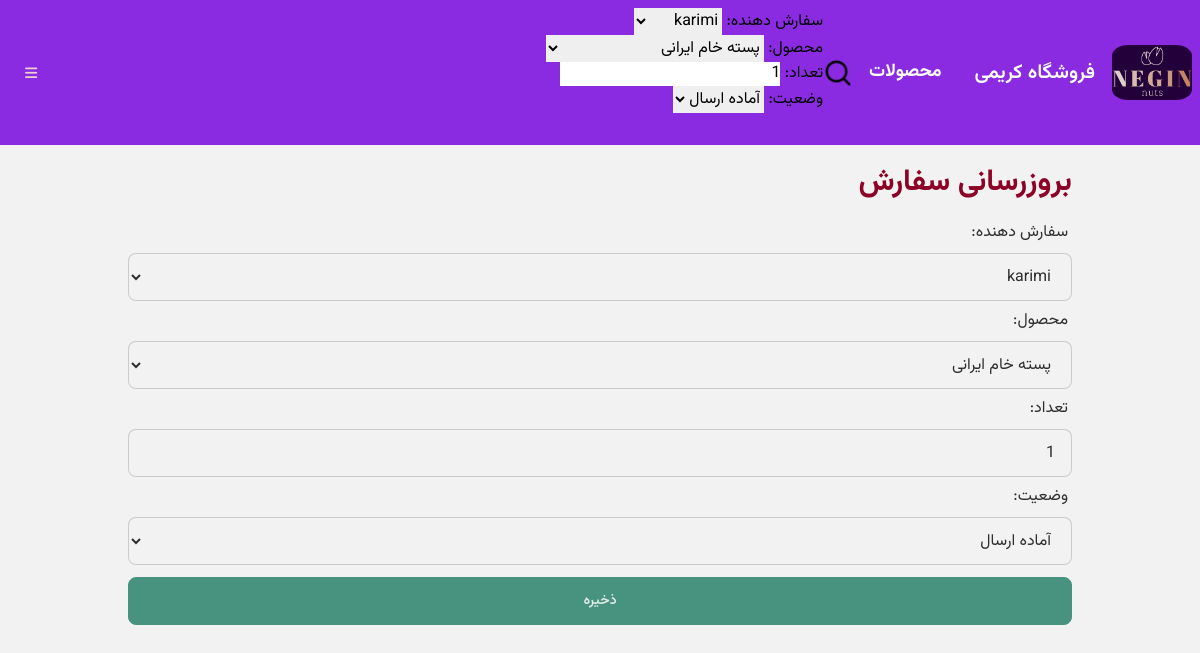
Page /manage/order/2/update/ (signed in) on the committed database.
### accounts/models.py (models this page shows)
class CustomUser(AbstractUser):
    city = models.ForeignKey(City, null=True, blank=False ,on_delete=models.CASCADE)

### Management/models.py (models this page shows, shortened)
class Order(models.Model):
    username = models.ForeignKey(CustomUser, on_delete=models.CASCADE, verbose_name="سفارش دهنده")
    product = models.ForeignKey(InventoryProduct, on_delete=models.CASCADE, verbose_name="محصول")
    quantity = models.PositiveIntegerField(blank=False, verbose_name="تعداد")
    SUBMITTED = 'ثبت شد'
    READY_TO_SEND = 'آماده ارسال'
    STATUS_CHOICES = [
        (SUBMITTED, 'ثبت شد'),
        (READY_TO_SEND, 'آماده ارسال'),
    ]
    status = models.CharField(max_length=20, choices=STATUS_CHOICES, default=SUBMITTED, verbose_name="وضعیت")

### Management/views.py (the view)
# urls.py: path('manage/order/<int:pk>/update/', OrderUpdateView.as_view(), name="order_update"),
class OrderUpdateView(LoginRequiredMixin, UpdateView):
    model = Order
    template_name = 'order_update.html'
    fields = "__all__"
    success_url = reverse_lazy('order')

### Management/models.py (called while the page is built)
    def __str__(self):
        return self.name.name

### templates/order_update.html (shortened to what this page needs)
{% extends 'navs.html' %}
{% block content %}
<div class="p-5 space-y-3">
    <h1 class="font-bold text-3xl text-primary">بروزرسانی سفارش</h1>
    <form action="" method="post">
        <div class="form-control [&>*:nth-child(even)]:input [&>*:nth-child(even)]:input-bordered [&>*:nth-child(odd)]:label">
        {{ form }}
        </div>
        <input class="btn btn-success w-full mt-3" type="submit" value="ذخیره">
    </form>
</div>
{% endblock content %}

### templates/navs.html (shortened to what this page needs)
{% extends 'base.html' %} {% block nav %}
<head>
</head>
<div class="navbar bg-primary text-primary-content sticky top-0 z-50"style="background-color: blueviolet;">
  <div class="flex-1" >
    <img src="/static/images/logo.png" width="80px" style="border-radius: 20%;">
    <a href="{% url 'home' %}" class="btn btn-ghost normal-case text-xl" style="color: rgb(255, 255, 255);">فروشگاه کریمی</a>
    <div class="dropdown">
      <button class="dropbtn" style="font-size: large;" ><b>محصولات</b></button>
    </div>
    <a href="{% url 'product_search' %}"><img src="/static/images/search_5387974.png" width="30px"></a>
    <form method="get" style=" color: black;">
      {{ form.as_p }}
    </form>
   </div>
  <div class="flex-none">
    <div class="dropdown dropdown-end">
      <label tabindex="0" class="btn btn-ghost"><i class="fa-solid fa-bars"></i></label>
    </div>
  </div>
</div>
<div class="max-w-5xl mx-auto px-5">
  {% block content %}
  {% endblock content %}
</div>
{% endblock nav %}

### templates/navs.html (style rules this page uses)
.dropbtn { background-color: blueviolet; color: white; padding: 16px; font-size: 16px; border: none; cursor: pointer; }
.dropdown { position: relative; display: inline-block; }

### rows in the picture
CustomUser: username "karimi"
Order: product "پسته خام ایرانی", quantity "1", status "آماده ارسال"
